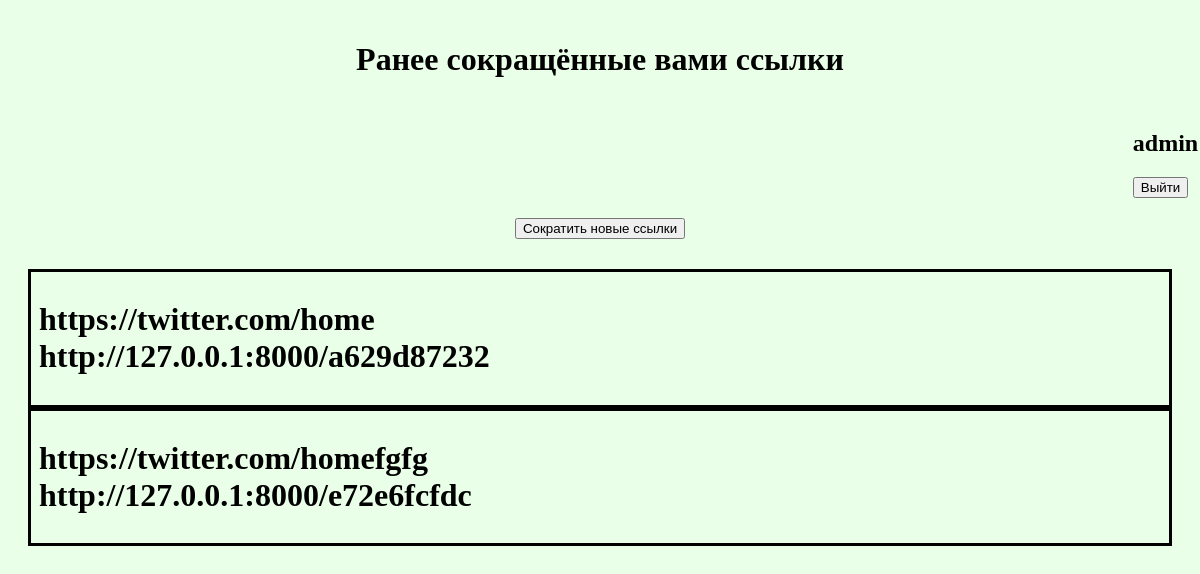
The app's page /my_urls (signed in), older data.
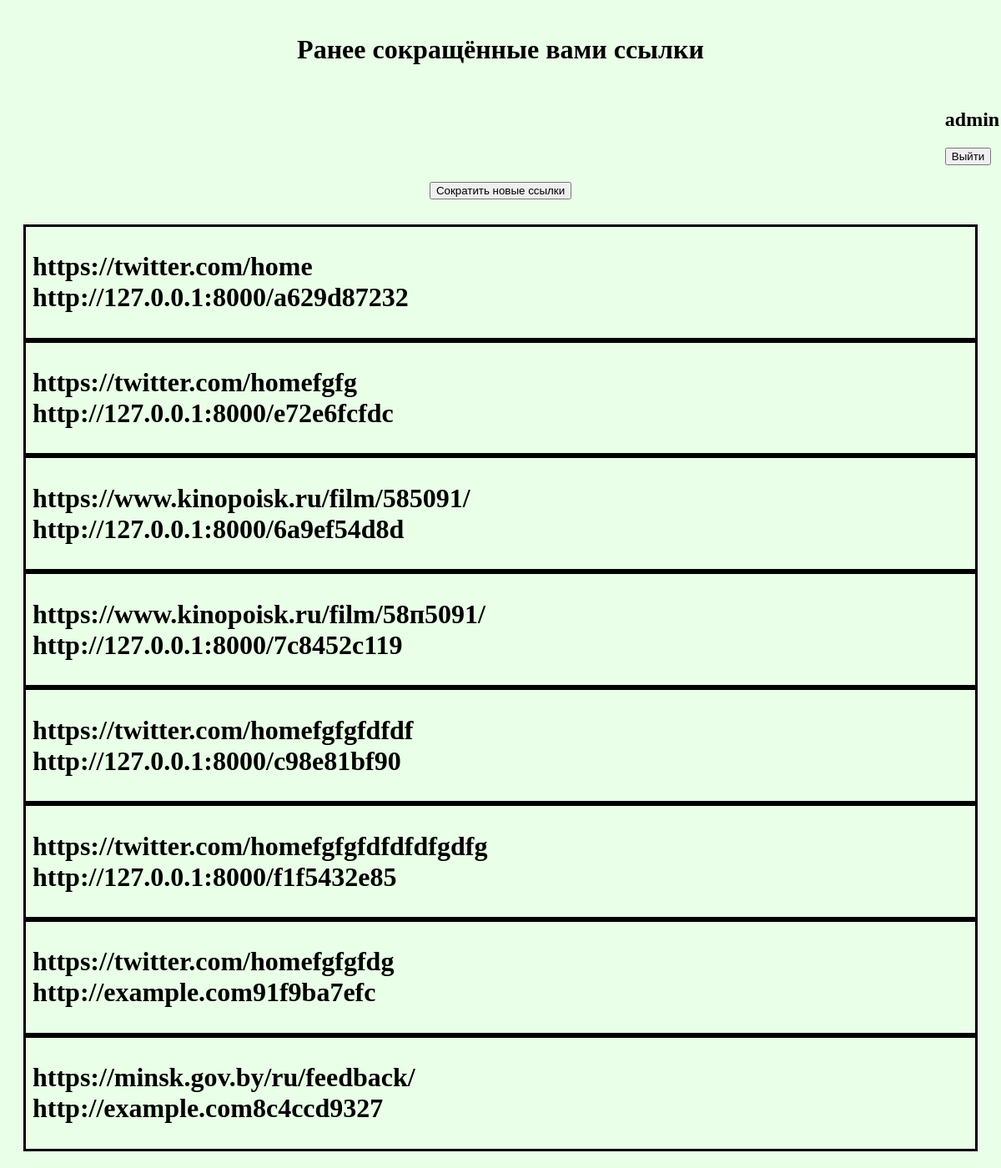
The same page, newer data.
### main/models.py (models this page shows, shortened)
class Url(models.Model):
    user = models.ForeignKey(User, on_delete=models.CASCADE)
    full_url = models.URLField(blank=False, verbose_name='Полный URL')
    url_hash = models.URLField(blank=True, verbose_name='Сокращённый URL', unique=True)
    class Meta:
        verbose_name = 'Ссылка'
        verbose_name_plural = 'Ссылки'
        unique_together = ['user', 'full_url']

### main/views.py (the view)
# urls.py: path('my_urls', users_urls, name='my_urls'),
def users_urls(request):
    if request.user.is_authenticated == True:
        user = request.user
        urls = Url.objects.filter(user=user)
        return render(request, 'main/my_urls.html', {'urls': urls, 'domain': domain})
    else:
        return redirect("login")

### main/templates/main/my_urls.html (shortened to what this page needs)
{% extends 'main/base.html' %}
{% load static %}
{% block header %}
<div id="header">
    <h1 id="headername">Ранее сокращённые вами ссылки</h1>
</div>
{% endblock %}
{% block maincontent %}
<a href="{% url 'cut' %}">
<button>
    Сократить новые ссылки
</button>
    </a>
{% endblock %}
{% block additional %}
{% for url in urls %}
<div id="shorted_url_block">
<h1>{{ url.full_url }}<br>{{ url.url_hash }}</h1>
</div>
{% endfor %}
{% endblock %}

Row changes from the older to the newer data that the page shows:
added Url: full_url "https://www.kinopoisk.ru/film/585091/", url_hash "http://127.0.0.1:8000/6a9ef54d8d"
added Url: full_url "https://www.kinopoisk.ru/film/58п5091/", url_hash "http://127.0.0.1:8000/7c8452c119"
added Url: full_url "https://twitter.com/homefgfgfdfdf", url_hash "http://127.0.0.1:8000/c98e81bf90"
added Url: full_url "https://twitter.com/homefgfgfdfdfdfgdfg", url_hash "http://127.0.0.1:8000/f1f5432e85"
added Url: full_url "https://twitter.com/homefgfgfdg", url_hash "http://example.com91f9ba7efc"
added Url: full_url "https://minsk.gov.by/ru/feedback/", url_hash "http://example.com8c4ccd9327"
